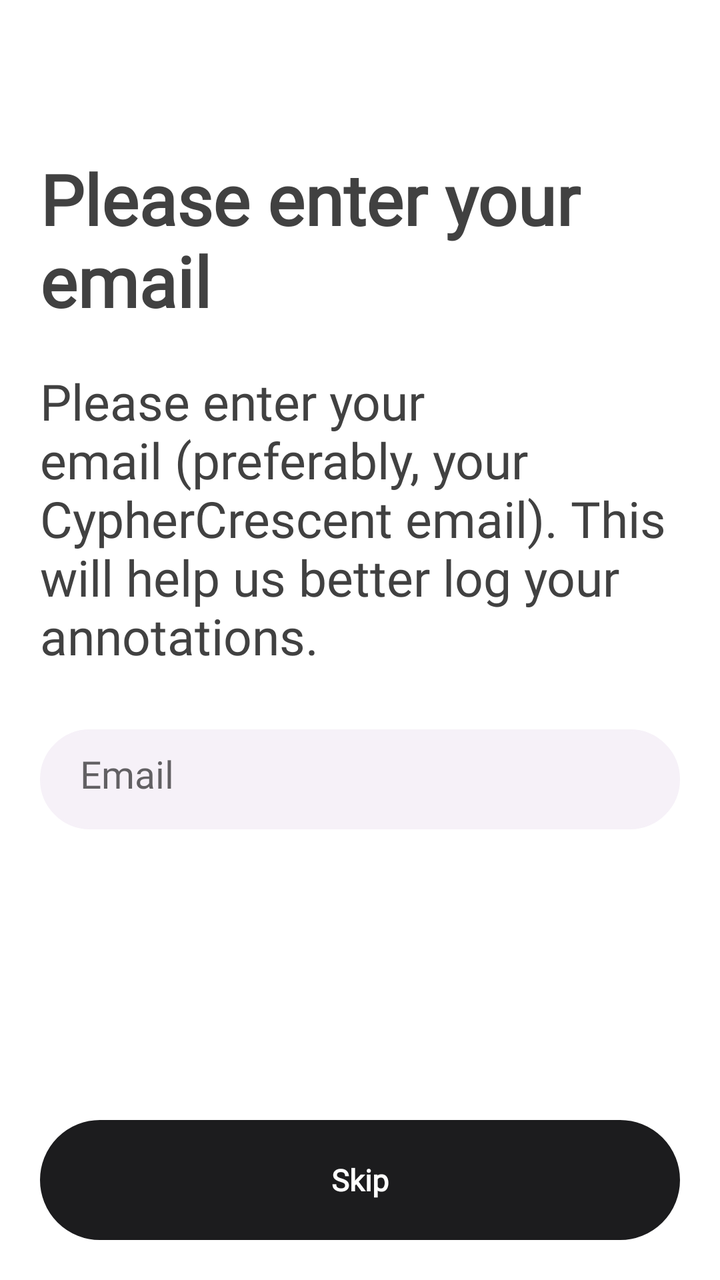
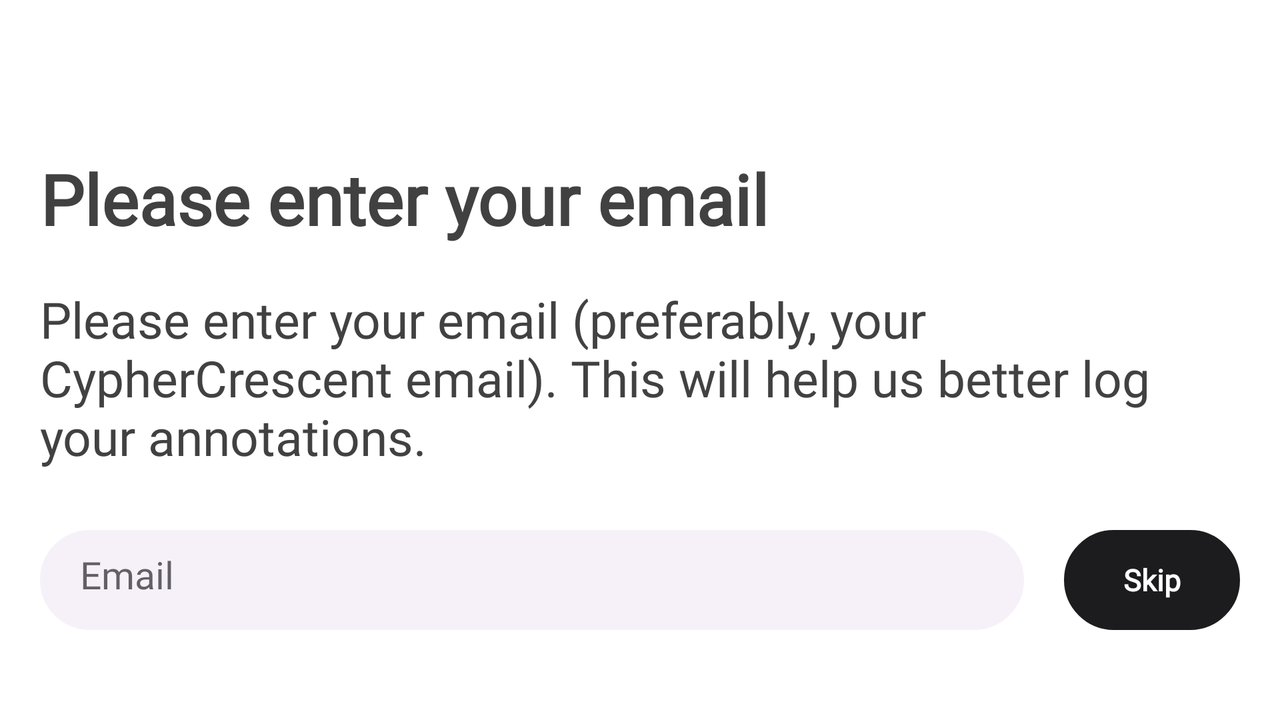

Compare how this app lays out the same screen by default and in its alternative resource folder. The renders come first, then the two layout files and the values they reference.
<!-- AndroidManifest.xml: application theme Theme.SOMANLPAnnotator -->
<!-- res/layout/activity_welcome.xml -->
<?xml version="1.0" encoding="utf-8"?>
<androidx.constraintlayout.widget.ConstraintLayout xmlns:android="http://schemas.android.com/apk/res/android"
    xmlns:app="http://schemas.android.com/apk/res-auto"
    xmlns:tools="http://schemas.android.com/tools"
    android:layout_width="match_parent"
    android:layout_height="match_parent"
    android:animateLayoutChanges="true"
    tools:context=".Activities.WelcomeActivity">

    <include
        android:id="@+id/toolbar"
        layout="@layout/welcome_toolbar"
        app:layout_constraintTop_toTopOf="parent"
        app:layout_constraintEnd_toEndOf="parent"
        app:layout_constraintLeft_toLeftOf="parent"
        app:layout_constraintRight_toRightOf="parent"
        app:layout_constraintStart_toStartOf="parent" />

    <TextView
        android:id="@+id/please_enter_your_email"
        style="@style/CustomTextView"
        android:layout_width="0dp"
        android:layout_height="wrap_content"
        android:gravity="start"
        android:layout_marginStart="@dimen/default_margin_20"
        android:layout_marginTop="@dimen/default_margin_20"
        android:layout_marginEnd="@dimen/default_margin_20"
        android:text="@string/please_enter_your_email"
        android:textSize="@dimen/please_enter_your_email_text_size"
        android:textStyle="bold"
        app:layout_constraintStart_toStartOf="parent"
        app:layout_constraintEnd_toEndOf="parent"
        app:layout_constraintTop_toBottomOf="@id/toolbar" />

    <TextView
        android:id="@+id/please_enter_your_email_detailed_message"
        style="@style/CustomTextView"
        android:layout_width="0dp"
        android:layout_height="wrap_content"
        android:layout_marginStart="@dimen/default_margin_20"
        android:layout_marginLeft="@dimen/default_margin_20"
        android:layout_marginTop="@dimen/default_margin_20"
        android:layout_marginEnd="@dimen/default_margin_20"
        android:layout_marginRight="@dimen/default_margin_20"
        android:text="@string/please_enter_email_detailed_message"
        android:textSize="@dimen/default_text_size_25"
        android:transitionName="text_view_shared_element"
        app:layout_constraintLeft_toLeftOf="parent"
        app:layout_constraintStart_toStartOf="parent"
        app:layout_constraintRight_toRightOf="parent"
        app:layout_constraintEnd_toEndOf="parent"
        app:layout_constraintTop_toBottomOf="@id/please_enter_your_email" />

    <EditText
        android:id="@+id/email"
        android:layout_width="0dp"
        android:layout_height="50dp"
        android:layout_marginStart="@dimen/default_margin_20"
        android:layout_marginTop="@dimen/default_margin_30"
        android:layout_marginEnd="@dimen/default_margin_20"
        android:background="@drawable/edit_text_background"
        android:hint="@string/email"
        android:inputType="textEmailAddress"
        android:importantForAutofill="no"
        android:transitionName="edit_text_shared_element"
        style="@style/CustomEditText"
        app:layout_constraintEnd_toStartOf="@id/send_email"
        app:layout_constraintLeft_toLeftOf="parent"
        app:layout_constraintRight_toLeftOf="@id/send_email"
        app:layout_constraintStart_toStartOf="parent"
        app:layout_constraintTop_toBottomOf="@id/please_enter_your_email_detailed_message" />

    <ImageButton
        android:id="@+id/send_email"
        android:layout_width="50dp"
        android:layout_height="50dp"
        android:layout_marginStart="@dimen/default_margin_0"
        android:layout_marginTop="@dimen/default_margin_30"
        android:layout_marginEnd="@dimen/default_margin_20"
        android:paddingStart="@dimen/default_margin_5"
        android:paddingEnd="@dimen/default_margin_0"
        android:background="@drawable/main_button_background"
        android:src="@drawable/ic_baseline_send_24"
        android:contentDescription="@string/enter_email_and_continue"
        android:visibility="gone"
        app:layout_constraintEnd_toEndOf="parent"
        app:layout_constraintRight_toRightOf="parent"
        app:layout_constraintTop_toBottomOf="@id/please_enter_your_email_detailed_message" />

    <androidx.appcompat.widget.AppCompatButton
        android:id="@+id/skip"
        style="@style/CustomSkipButton"
        android:layout_width="match_parent"
        android:layout_height="60dp"
        android:layout_marginStart="@dimen/default_margin_20"
        android:layout_marginEnd="@dimen/default_margin_20"
        android:layout_marginBottom="@dimen/default_margin_20"
        android:background="@drawable/skip_button_background"
        android:text="@string/skip"
        android:transitionName="button_shared_element"
        app:layout_constraintBottom_toBottomOf="parent"
        app:layout_constraintEnd_toEndOf="parent"
        app:layout_constraintStart_toStartOf="parent" />


</androidx.constraintlayout.widget.ConstraintLayout>
<!-- res/layout/welcome_toolbar.xml (included above) -->
<?xml version="1.0" encoding="utf-8"?>
<androidx.appcompat.widget.Toolbar xmlns:android="http://schemas.android.com/apk/res/android"
    android:layout_width="match_parent"
    android:layout_height="wrap_content"
    xmlns:app="http://schemas.android.com/apk/res-auto"
    android:id="@+id/introtoolbar"
    android:minHeight="?attr/actionBarSize"
    android:background="?toolbar_color"
    app:titleTextAppearance="@style/Toolbar.TitleText">

</androidx.appcompat.widget.Toolbar>
<!-- resources referenced by this layout -->
<resources>
  <dimen name="default_margin_0">0dp</dimen>
  <dimen name="default_margin_20">20dp</dimen>
  <dimen name="default_margin_30">30dp</dimen>
  <dimen name="default_margin_5">5dp</dimen>
  <dimen name="default_text_size_25">25sp</dimen>
  <dimen name="please_enter_your_email_text_size">35sp</dimen>
  <!-- drawable edit_text_background (drawable) -->
  <?xml version="1.0" encoding="utf-8"?>
  <shape
      xmlns:android="http://schemas.android.com/apk/res/android"
      android:shape="rectangle">
  
      <stroke
          android:width="1dp"
          android:color="?editTextStrokeColor"/>
      <corners
          android:radius="25dp" />
      <solid android:color="?editTextBackgroundColor" />
      <padding
          android:bottom="15dip"
          android:left="20dip"
          android:right="20dip"
          android:top="15dip" />
  
  </shape>
  <!-- drawable main_button_background (drawable) -->
  <?xml version="1.0" encoding="utf-8"?>
  <shape
      xmlns:android="http://schemas.android.com/apk/res/android"
      android:shape="rectangle">
  
      <corners android:radius="@dimen/button_radius" />
      <solid android:color="?mainButtonBackgroundColor" />
  
  </shape>
  <!-- drawable skip_button_background (drawable) -->
  <?xml version="1.0" encoding="utf-8"?>
  <shape
      xmlns:android="http://schemas.android.com/apk/res/android"
      android:shape="rectangle">
  
      <stroke
          android:width="1dp"
          android:color="?skipButtonStrokeColor" />
      <corners android:radius="@dimen/button_radius" />
      <solid android:color="?skipButtonBackgroundColor" />
  
  </shape>
  <string name="email">Email</string>
  <string name="enter_email_and_continue">Enter email and continue</string>
  <string name="please_enter_email_detailed_message">Please enter your email (preferably, your CypherCrescent email). This will help us better log your annotations.</string>
  <string name="please_enter_your_email">Please enter your email</string>
  <string name="skip">Skip</string>
  <style name="CustomEditText" parent="Widget.AppCompat.EditText">
          <item name="background">@drawable/edit_text_background</item>
          <item name="android:textSize">19sp</item>
          <item name="android:textColor">?defaultTextColor</item>
      </style>
  <style name="CustomSkipButton" parent="CustomMainButton">
          <item name="android:textColor">@color/white</item>
      </style>
  <style name="CustomTextView" parent="Widget.AppCompat.TextView">
          <item name="android:textColor">?defaultTextColor</item>
      </style>
  <style name="Toolbar.TitleText" parent="TextAppearance.Widget.AppCompat.Toolbar.Title">
          <item name="android:textSize">@dimen/toolbar_text_size</item>
      </style>
  <dimen name="button_radius">30dp</dimen>
  <style name="CustomMainButton" parent="Widget.AppCompat.Button.Borderless">
          <item name="android:textSize">15sp</item>
          <item name="textAllCaps">false</item>
          <item name="android:textColor">@color/white</item>
          <item name="android:textStyle">bold</item>
      </style>
  <dimen name="toolbar_text_size">15sp</dimen>
  <!-- some entries are left out for length -->
</resources>
<!-- res/layout-land/activity_welcome.xml (the repository's variant of the layout above) -->
<!-- drawn on the phone turned sideways -->
<?xml version="1.0" encoding="utf-8"?>
<androidx.constraintlayout.widget.ConstraintLayout xmlns:android="http://schemas.android.com/apk/res/android"
    xmlns:app="http://schemas.android.com/apk/res-auto"
    xmlns:tools="http://schemas.android.com/tools"
    android:layout_width="match_parent"
    android:layout_height="match_parent"
    android:animateLayoutChanges="true"
    tools:context=".Activities.WelcomeActivity">

    <include
        android:id="@+id/toolbar"
        layout="@layout/welcome_toolbar"
        app:layout_constraintTop_toTopOf="parent"
        app:layout_constraintEnd_toEndOf="parent"
        app:layout_constraintLeft_toLeftOf="parent"
        app:layout_constraintRight_toRightOf="parent"
        app:layout_constraintStart_toStartOf="parent" />

    <TextView
        android:id="@+id/please_enter_your_email"
        style="@style/CustomTextView"
        android:layout_width="0dp"
        android:layout_height="wrap_content"
        android:gravity="start"
        android:layout_marginStart="@dimen/default_margin_20"
        android:layout_marginTop="@dimen/default_margin_20"
        android:layout_marginEnd="@dimen/default_margin_20"
        android:text="@string/please_enter_your_email"
        android:textSize="@dimen/please_enter_your_email_text_size"
        android:textStyle="bold"
        app:layout_constraintStart_toStartOf="parent"
        app:layout_constraintEnd_toEndOf="parent"
        app:layout_constraintTop_toBottomOf="@id/toolbar" />

    <TextView
        android:id="@+id/please_enter_your_email_detailed_message"
        style="@style/CustomTextView"
        android:layout_width="0dp"
        android:layout_height="wrap_content"
        android:layout_marginStart="@dimen/default_margin_20"
        android:layout_marginLeft="@dimen/default_margin_20"
        android:layout_marginTop="@dimen/default_margin_20"
        android:layout_marginEnd="@dimen/default_margin_20"
        android:layout_marginRight="@dimen/default_margin_20"
        android:text="@string/please_enter_email_detailed_message"
        android:textSize="@dimen/default_text_size_25"
        app:layout_constraintLeft_toLeftOf="parent"
        app:layout_constraintStart_toStartOf="parent"
        app:layout_constraintRight_toRightOf="parent"
        app:layout_constraintEnd_toEndOf="parent"
        app:layout_constraintTop_toBottomOf="@id/please_enter_your_email" />

    <EditText
        android:id="@+id/email"
        android:layout_width="0dp"
        android:layout_height="50dp"
        android:layout_marginStart="@dimen/default_margin_20"
        android:layout_marginTop="@dimen/default_margin_30"
        android:layout_marginEnd="@dimen/default_margin_20"
        android:background="@drawable/edit_text_background"
        android:hint="@string/email"
        android:inputType="textEmailAddress"
        android:importantForAutofill="no"
        style="@style/CustomEditText"
        app:layout_constraintStart_toStartOf="parent"
        app:layout_constraintEnd_toStartOf="@id/send_email"
        app:layout_constraintTop_toBottomOf="@id/please_enter_your_email_detailed_message" />

    <ImageButton
        android:id="@+id/send_email"
        android:layout_width="50dp"
        android:layout_height="50dp"
        android:layout_marginStart="@dimen/default_margin_0"
        android:layout_marginTop="@dimen/default_margin_30"
        android:layout_marginEnd="@dimen/default_margin_20"
        android:paddingStart="@dimen/default_margin_5"
        android:paddingEnd="@dimen/default_margin_0"
        android:background="@drawable/main_button_background"
        android:src="@drawable/ic_baseline_send_24"
        android:contentDescription="@string/enter_email_and_continue"
        android:visibility="gone"
        app:layout_constraintStart_toEndOf="@id/email"
        app:layout_constraintEnd_toStartOf="@id/skip"
        app:layout_constraintTop_toBottomOf="@id/please_enter_your_email_detailed_message" />

    <androidx.appcompat.widget.AppCompatButton
        android:id="@+id/skip"
        style="@style/CustomSkipButton"
        android:layout_width="wrap_content"
        android:layout_height="50dp"
        android:layout_marginTop="@dimen/default_margin_30"
        android:layout_marginStart="@dimen/default_margin_0"
        android:layout_marginEnd="@dimen/default_margin_20"
        android:paddingStart="@dimen/default_margin_20"
        android:paddingEnd="@dimen/default_margin_20"
        android:background="@drawable/skip_button_background"
        android:text="@string/skip"
        android:transitionName="button_shared_element"
        app:layout_constraintEnd_toEndOf="parent"
        app:layout_constraintStart_toEndOf="@id/send_email"
        app:layout_constraintTop_toBottomOf="@id/please_enter_your_email_detailed_message" />


</androidx.constraintlayout.widget.ConstraintLayout>
